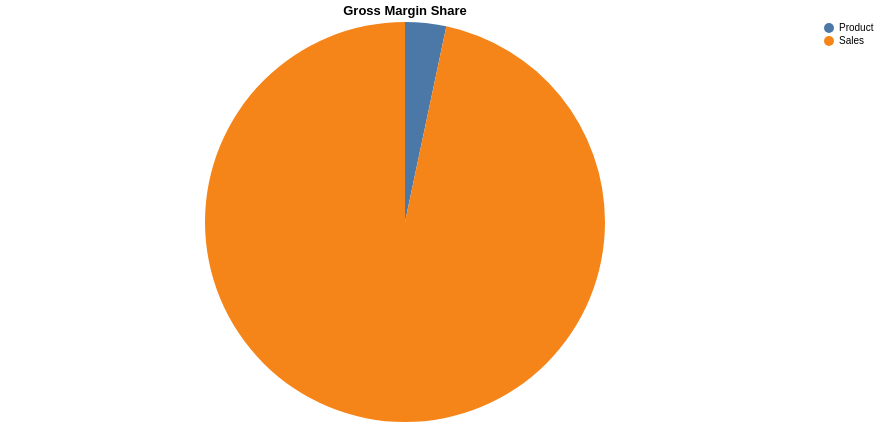

Source (Vega-Lite JSON):
### Vega-Lite specification from a JSON file in a GitHub repository (floating-point values rounded to 4 significant figures)
{"config": {"view": {"continuousWidth": 300, "continuousHeight": 300, "stroke": "#d9e2ec"}}, "data": {"name": "data-aef2c7ec1a485267abe5017bb6dbc79f"}, "mark": {"type": "arc"}, "encoding": {"color": {"field": "department", "title": null, "type": "nominal"}, "theta": {"field": "gross_margin", "title": "Gross Margin", "type": "quantitative"}, "tooltip": [{"field": "department", "type": "nominal"}, {"field": "gross_margin", "type": "quantitative"}]}, "height": 400, "title": "Gross Margin Share", "width": 800, "$schema": "https://vega.github.io/schema/vega-lite/v6.4.1.json", "datasets": {"data-aef2c7ec1a485267abe5017bb6dbc79f": [{"department": "Product", "gross_margin": -3200.0}, {"department": "Sales", "gross_margin": 93300.0}]}}
